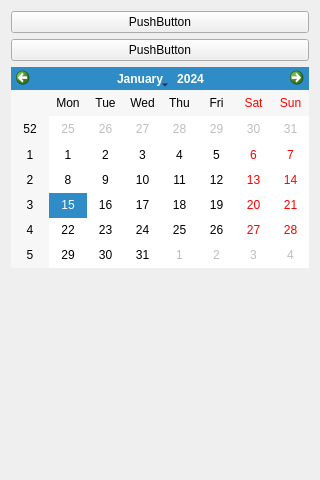
<?xml version="1.0" encoding="UTF-8"?>
<ui version="4.0">
 <class>MainWindow</class>
 <widget class="QMainWindow" name="MainWindow">
  <property name="geometry">
   <rect>
    <x>0</x>
    <y>0</y>
    <width>320</width>
    <height>480</height>
   </rect>
  </property>
  <property name="windowTitle">
   <string>MainWindow</string>
  </property>
  <widget class="QWidget" name="centralWidget">
   <layout class="QVBoxLayout" name="verticalLayout">
    <item>
     <widget class="QPushButton" name="pushButton">
      <property name="text">
       <string>PushButton</string>
      </property>
     </widget>
    </item>
    <item>
     <widget class="QPushButton" name="pushButton_2">
      <property name="text">
       <string>PushButton</string>
      </property>
     </widget>
    </item>
    <item>
     <widget class="QCalendarWidget" name="calendarWidget"/>
    </item>
    <item>
     <spacer name="verticalSpacer">
      <property name="orientation">
       <enum>Qt::Vertical</enum>
      </property>
      <property name="sizeHint" stdset="0">
       <size>
        <width>20</width>
        <height>40</height>
       </size>
      </property>
     </spacer>
    </item>
   </layout>
  </widget>
 </widget>
 <layoutdefault spacing="6" margin="11"/>
 <resources/>
 <connections/>
</ui>
